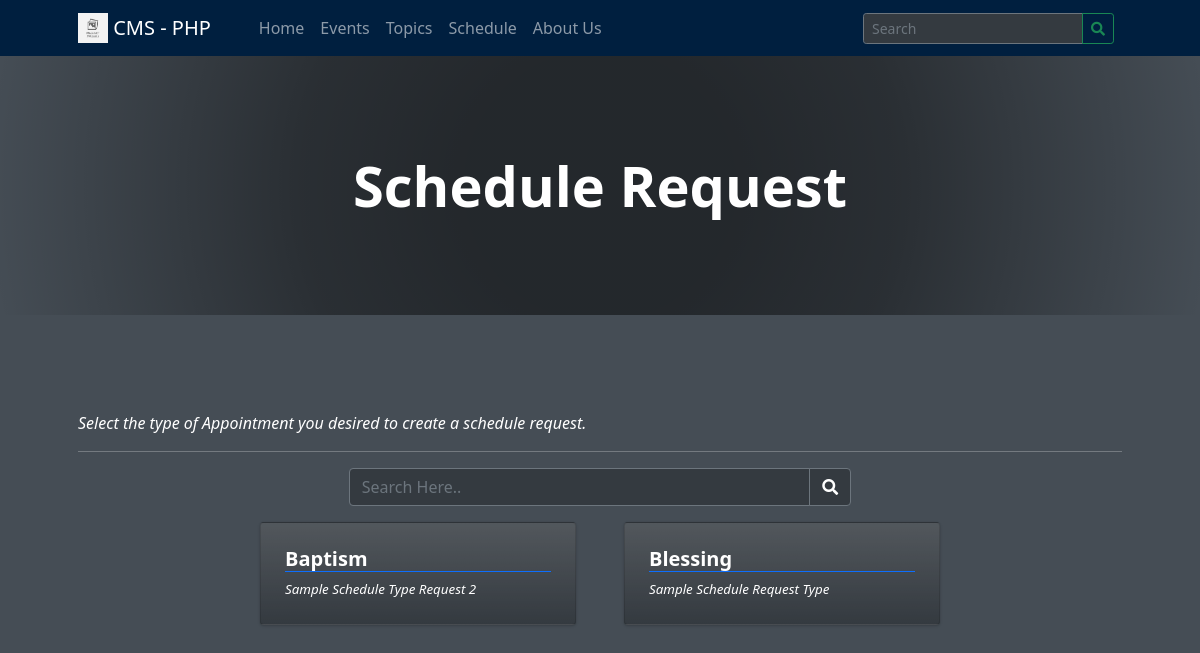
The app's page /?p=schedule with its own data.
### tables this page shows
CREATE TABLE `schedule_type` (
  `id` int(11) NOT NULL,
  `sched_type` text NOT NULL,
  `description` text NOT NULL,
  `status` tinyint(1) NOT NULL DEFAULT 1
);

### schedule.php (the view, shortened to what this page needs)
<?php
$title = "Schedule Request";
?>
<header class="bg-dark py-5" id="main-header">
    <div class="container px-4 px-lg-5 my-5">
        <div class="text-center text-white">
            <h1 class="display-4 fw-bolder"><?php echo $title ?></h1>
        </div>
    </div>
</header>
<section class="py-5">
    <div class="container px-4 px-lg-5 mt-5">
        <p><i>Select the type of Appointment you desired to create a schedule request.</i></p>
        <hr>
        <div class="col-12">
            <div class="row">
                <div class="col-lg-6 offset-lg-3">
                    <div class="form-group">
                        <div class="input-group mb-3">
                            <input type="text" class="form-control" placeholder="Search Here.." aria-label="Search Here.." aria-describedby="basic-addon2" id="search">
                            <div class="input-group-append">
                                <span class="input-group-text" id="basic-addon2"><i class="fa fa-search"></i></span>
                            </div>
                        </div>
                    </div>
                </div>
            </div>
        </div>
        <div class="row gx-2 gx-lg-5 row-cols-1 row-cols-md-3 row-cols-xl-3 justify-content-center" id = 'sched-type-list'>
            <?php
                $categories = $conn->query("SELECT * FROM `schedule_type` where `status` = 1 order by `sched_type` asc ");
                while($row = $categories->fetch_assoc()):
                    foreach($row as $k=> $v){
                        $row[$k] = trim(stripslashes($v));
                    }
                    $row['description'] = strip_tags(stripslashes(html_entity_decode($row['description'])));
            ?>
            <div class="col mb-6 mb-2 text-light item">
                <a href="javascript:void(0)" class="card sched-item text-decoration-none bg-gradient" data-id="<?php echo $row['id'] ?>"  data-name="<?php echo $row['sched_type'] ?>">
                    <div class="card-body p-4">
                        <div class="">
                            <h5 class="fw-bolder border-bottom border-primary"><?php echo $row['sched_type'] ?></h5>
                        </div>
                        <p class="m-0 truncate"><?php echo $row['description'] ?></p>
                    </div>
                </a>
            </div>
            <?php endwhile; ?>
        </div>
    </div>
</section>

### records on screen
schedule_type: sched_type "Baptism", description "Sample Schedule Type Request 2"
schedule_type: sched_type "Blessing", description "Sample Schedule Request Type"

### other values on screen
$_settings->info('short_name') "CMS - PHP"
$title "Schedule Request"
